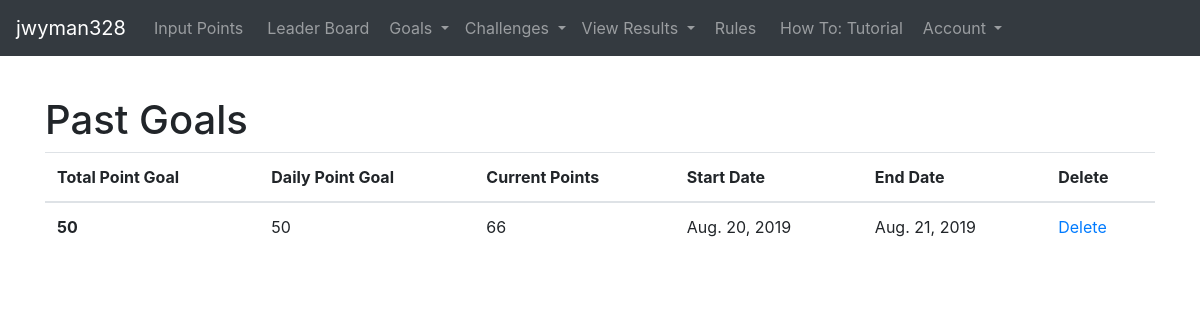
The page /goals/past_goals (signed in) on the database its author committed.
### users/models.py (models this page shows, shortened)
class My_custom_user(AbstractUser):
    email = models.EmailField()
    total_points = models.PositiveIntegerField(default=0, null=True, blank=True)

### app/models.py (models this page shows, shortened)
class Point_goals(models.Model):
    user = models.ForeignKey(
            settings.AUTH_USER_MODEL, on_delete = models.CASCADE,
            null = True, blank=True )
    goal_start_date = models.DateField(
            default=now, editable=True, help_text='year-month-day')
    goal_end_date = models.DateField(
            default=now, editable=True, help_text='year-month-day')
    point_goal = models.PositiveIntegerField(
            default=50, help_text='Set Daily Point Goal')
    goal_accomplished = models.TextField(
            default='no', null=True, blank=True)
    points_needed_for_goal_achieved = models.PositiveIntegerField(
            default=1, null=True, blank=True)
    current_point_total_input = models.PositiveIntegerField(
            default=0, null=True, blank=True)

### goals/views.py (the view)
# urls.py: path('past_goals', views.Past_goals.as_view(), name='past_goals'),
class Past_goals(LoginRequiredMixin, ListView):
    model = Point_goals
    template_name = 'past_goal_list.html'
    def past_goals(self):
        current_user_goals = Point_goals.objects.filter(user=self.request.user)
        now_date = now()
        past_goals = current_user_goals.filter(goal_end_date__lt=now_date)
        past_goals = past_goals.order_by('-goal_end_date')
        return(past_goals)
    def unanswered_challenge_invitations(self):
        current_user_obj = self.request.user
        all_invitations_status_objects = current_user_obj.invitation_status_set.filter(status='idle')
        if all_invitations_status_objects:
            messages.add_message(self.request, messages.INFO, 'Pending Invitation, to accept or reject go to Challenges -> Pending invitations')

### templates/past_goal_list.html
{% extends 'base.html' %}
{% block content %}
<p style="color:white">{{view.unanswered_challenge_invitations}}</p>
<div class = 'container'>
              <table class="table table-hover">
                    <h1> Past Goals </h1>
                          <thead>
                            <tr>
                              <th scope="col">Total Point Goal</th>
                              <th scope="col">Daily Point Goal</th>
                              <th scope="col">Current Points</th>
                              <th scope="col">Start Date</th>
                              <th scope="col">End Date</th>
                              <th scope="col">Delete</th>
                            </tr>
                          </thead>
                          <tbody>
                            {% for points in view.past_goals %}
                            <tr>
                              <th scope="row">{{points.points_needed_for_goal_achieved}}</th>
                              <td>{{points.point_goal}}</td>
                              <td>{{points.current_point_total_input}}</td>
                              <td>{{points.goal_start_date}}</td>
                              <td>{{points.goal_end_date}}</td>
                              <td> <a href = "{% url 'delete_goal' points.pk %}"> Delete </a> </td>
                            </tr>
                            {% endfor %}
                          </tbody>
                        </table>
</div>
{% endblock %}

### templates/base.html (shortened to what this page needs)
<!doctype html>
<html lang="en">
  <head>
    <link rel="stylesheet" href="https://stackpath.bootstrapcdn.com/bootstrap/4.3.1/css/bootstrap.min.css">
  </head>
  <body>
      <nav class="navbar navbar-expand-md navbar-dark bg-dark">
          <a class="navbar-brand" href="#">{{user.username}}</a>
          <div class="collapse navbar-collapse" id="navbarSupportedContent">
              <ul class="navbar-nav mr-auto">
                  <li class="nav-item ">
                      {% if user.is_authenticated %}
                      <a class="nav-link mx-1" href="{% url 'Health_data_input' %}">Input Points</a>
                      {% else %}
                      <a class="nav-link mx-1" href="{% url 'signup' %}">Signup</a>
                      {% endif %}
                  </li>
                  <li class="nav-item ">
                    <a class="nav-link mx-1" href="{%url 'all_time_leaderboard' %}">Leader Board</a>
                </li>
                  <li class="nav-item dropdown">
                      <a class="nav-link dropdown-toggle" href="#" id="navbarDropdown" role="button" data-toggle="dropdown" aria-haspopup="true" aria-expanded="false">
                        Goals
                      </a>
                  </li>
                  <li class="nav-item dropdown">
                    <a class="nav-link dropdown-toggle" href="#" id="navbarDropdown" role="button" data-toggle="dropdown" aria-haspopup="true" aria-expanded="false">
                      Challenges
                    </a>
                </li>
                  <li class="nav-item dropdown">
                    <a class="nav-link dropdown-toggle" href="#" id="navbarDropdown" role="button" data-toggle="dropdown" aria-haspopup="true" aria-expanded="false">
                      View Results
                    </a>
                </li>
                <li class="nav-item ">
                    <a class="nav-link mx-1" href="{% url 'rules' %}">Rules</a>
                </li>
                <li class="nav-item ">
                    <a class="nav-link mx-1" href="{% url 'how_to' %}"> How To: Tutorial</a>
                </li>
                {% if user.is_authenticated %}
                <li class="nav-item dropdown">
                    <a class="nav-link dropdown-toggle" href="#" id="navbarDropdown" role="button" data-toggle="dropdown" aria-haspopup="true" aria-expanded="false">
                      Account
                    </a>
                </li>
                {% endif %}
              </ul>
          </div>
  </nav>
    {% block content %}
    {% endblock %}
  </body>
</html>

### rows shown on the page
My_custom_user: username "jwyman328"
Point_goals: points_needed_for_goal_achieved "50", point_goal "50", current_point_total_input "66", goal_start_date "Aug. 20, 2019", goal_end_date "Aug. 21, 2019"
